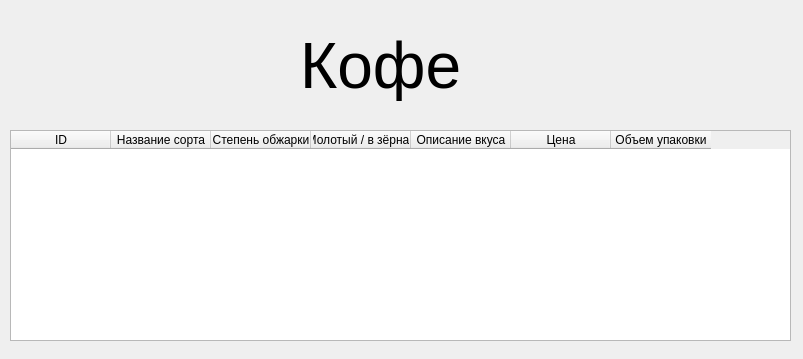
<?xml version="1.0" encoding="UTF-8"?>
<ui version="4.0">
 <class>Form</class>
 <widget class="QWidget" name="Form">
  <property name="geometry">
   <rect>
    <x>0</x>
    <y>0</y>
    <width>803</width>
    <height>359</height>
   </rect>
  </property>
  <property name="windowTitle">
   <string>Form</string>
  </property>
  <widget class="QTableWidget" name="tableWidget">
   <property name="geometry">
    <rect>
     <x>10</x>
     <y>130</y>
     <width>781</width>
     <height>211</height>
    </rect>
   </property>
   <column>
    <property name="text">
     <string>ID</string>
    </property>
   </column>
   <column>
    <property name="text">
     <string>Название сорта</string>
    </property>
   </column>
   <column>
    <property name="text">
     <string>Степень обжарки</string>
    </property>
   </column>
   <column>
    <property name="text">
     <string>Молотый / в зёрнах</string>
    </property>
   </column>
   <column>
    <property name="text">
     <string>Описание вкуса</string>
    </property>
   </column>
   <column>
    <property name="text">
     <string>Цена</string>
    </property>
   </column>
   <column>
    <property name="text">
     <string>Объем упаковки</string>
    </property>
   </column>
  </widget>
  <widget class="QLabel" name="label">
   <property name="geometry">
    <rect>
     <x>300</x>
     <y>30</y>
     <width>171</width>
     <height>71</height>
    </rect>
   </property>
   <property name="font">
    <font>
     <pointsize>48</pointsize>
    </font>
   </property>
   <property name="text">
    <string>Кофе</string>
   </property>
  </widget>
 </widget>
 <resources/>
 <connections/>
</ui>
